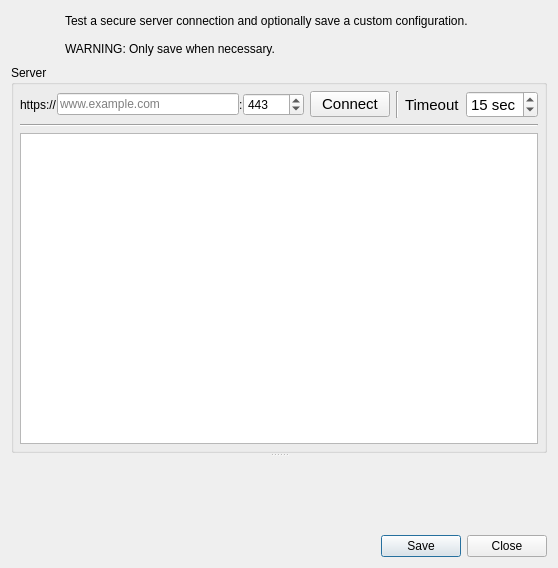
<?xml version="1.0" encoding="UTF-8"?>
<ui version="4.0">
 <class>QgsAuthSslTestDialog</class>
 <widget class="QDialog" name="QgsAuthSslTestDialog">
  <property name="geometry">
   <rect>
    <x>0</x>
    <y>0</y>
    <width>558</width>
    <height>568</height>
   </rect>
  </property>
  <property name="windowTitle">
   <string>Dialog</string>
  </property>
  <layout class="QVBoxLayout" name="verticalLayout">
   <item>
    <layout class="QHBoxLayout" name="horizontalLayout_3">
     <item>
      <widget class="QLabel" name="lblWarningIcon">
       <property name="sizePolicy">
        <sizepolicy hsizetype="Maximum" vsizetype="Maximum">
         <horstretch>0</horstretch>
         <verstretch>0</verstretch>
        </sizepolicy>
       </property>
       <property name="minimumSize">
        <size>
         <width>48</width>
         <height>48</height>
        </size>
       </property>
       <property name="text">
        <string/>
       </property>
      </widget>
     </item>
     <item>
      <widget class="QLabel" name="lblWarningText">
       <property name="text">
        <string>Test a secure server connection and optionally save a custom configuration.

WARNING: Only save when necessary.</string>
       </property>
       <property name="wordWrap">
        <bool>true</bool>
       </property>
      </widget>
     </item>
    </layout>
   </item>
   <item>
    <widget class="QSplitter" name="splitter">
     <property name="orientation">
      <enum>Qt::Vertical</enum>
     </property>
     <property name="childrenCollapsible">
      <bool>false</bool>
     </property>
     <widget class="QGroupBox" name="grpbxServer">
      <property name="sizePolicy">
       <sizepolicy hsizetype="Preferred" vsizetype="Maximum">
        <horstretch>0</horstretch>
        <verstretch>3</verstretch>
       </sizepolicy>
      </property>
      <property name="title">
       <string>Server</string>
      </property>
      <layout class="QVBoxLayout" name="verticalLayout_3">
       <property name="spacing">
        <number>6</number>
       </property>
       <property name="leftMargin">
        <number>6</number>
       </property>
       <property name="topMargin">
        <number>6</number>
       </property>
       <property name="rightMargin">
        <number>6</number>
       </property>
       <property name="bottomMargin">
        <number>6</number>
       </property>
       <item>
        <layout class="QHBoxLayout" name="horizontalLayout_5">
         <property name="spacing">
          <number>6</number>
         </property>
         <item>
          <layout class="QHBoxLayout" name="horizontalLayout">
           <property name="spacing">
            <number>0</number>
           </property>
           <item>
            <widget class="QLabel" name="lblHttps">
             <property name="text">
              <string>https://</string>
             </property>
            </widget>
           </item>
           <item>
            <widget class="QLineEdit" name="leServer">
             <property name="minimumSize">
              <size>
               <width>175</width>
               <height>0</height>
              </size>
             </property>
             <property name="placeholderText">
              <string>www.example.com</string>
             </property>
            </widget>
           </item>
           <item>
            <widget class="QLabel" name="label">
             <property name="text">
              <string>:</string>
             </property>
            </widget>
           </item>
           <item>
            <widget class="QSpinBox" name="spinbxPort">
             <property name="maximum">
              <number>50000</number>
             </property>
             <property name="value">
              <number>443</number>
             </property>
            </widget>
           </item>
          </layout>
         </item>
         <item>
          <widget class="QPushButton" name="btnConnect">
           <property name="font">
            <font>
             <pointsize>11</pointsize>
            </font>
           </property>
           <property name="text">
            <string>Connect</string>
           </property>
          </widget>
         </item>
         <item>
          <widget class="Line" name="line_2">
           <property name="orientation">
            <enum>Qt::Vertical</enum>
           </property>
          </widget>
         </item>
         <item>
          <widget class="QLabel" name="lblTimeout">
           <property name="font">
            <font>
             <pointsize>11</pointsize>
            </font>
           </property>
           <property name="text">
            <string>Timeout</string>
           </property>
          </widget>
         </item>
         <item>
          <widget class="QSpinBox" name="spinbxTimeout">
           <property name="font">
            <font>
             <pointsize>11</pointsize>
            </font>
           </property>
           <property name="suffix">
            <string> sec</string>
           </property>
           <property name="minimum">
            <number>5</number>
           </property>
           <property name="maximum">
            <number>90</number>
           </property>
           <property name="value">
            <number>15</number>
           </property>
          </widget>
         </item>
        </layout>
       </item>
       <item>
        <widget class="Line" name="line">
         <property name="orientation">
          <enum>Qt::Horizontal</enum>
         </property>
        </widget>
       </item>
       <item>
        <widget class="QTextEdit" name="teSessionStatus">
         <property name="font">
          <font>
           <pointsize>13</pointsize>
          </font>
         </property>
        </widget>
       </item>
      </layout>
     </widget>
     <widget class="QgsAuthSslConfigWidget" name="wdgtSslConfig" native="true">
      <property name="sizePolicy">
       <sizepolicy hsizetype="Preferred" vsizetype="Preferred">
        <horstretch>0</horstretch>
        <verstretch>5</verstretch>
       </sizepolicy>
      </property>
     </widget>
    </widget>
   </item>
   <item>
    <widget class="QDialogButtonBox" name="buttonBox">
     <property name="orientation">
      <enum>Qt::Horizontal</enum>
     </property>
     <property name="standardButtons">
      <set>QDialogButtonBox::Close|QDialogButtonBox::Save</set>
     </property>
    </widget>
   </item>
  </layout>
 </widget>
 <customwidgets>
  <customwidget>
   <class>QgsAuthSslConfigWidget</class>
   <extends>QWidget</extends>
   <header>qgsauthenticationsslconfigwidget.h</header>
   <container>1</container>
  </customwidget>
 </customwidgets>
 <resources/>
 <connections>
  <connection>
   <sender>buttonBox</sender>
   <signal>accepted()</signal>
   <receiver>QgsAuthSslTestDialog</receiver>
   <slot>accept()</slot>
   <hints>
    <hint type="sourcelabel">
     <x>248</x>
     <y>254</y>
    </hint>
    <hint type="destinationlabel">
     <x>157</x>
     <y>274</y>
    </hint>
   </hints>
  </connection>
  <connection>
   <sender>buttonBox</sender>
   <signal>rejected()</signal>
   <receiver>QgsAuthSslTestDialog</receiver>
   <slot>reject()</slot>
   <hints>
    <hint type="sourcelabel">
     <x>316</x>
     <y>260</y>
    </hint>
    <hint type="destinationlabel">
     <x>286</x>
     <y>274</y>
    </hint>
   </hints>
  </connection>
 </connections>
</ui>
